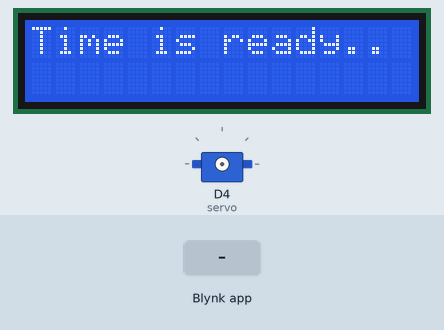
Bench run of a sketch on a simulated ESP8266 (NodeMCU). Shown: 16×2 character LCD, servo. Inputs (shaded band) come from the test bench. WiFi joins after 1.5 s; servers stay silent unless stated; network time is answered at once with the bench clock; the local clock reads 2024-03-15 10:24:30 at power-on unless the sketch sets it; what the sketch prints to the serial monitor is not drawn.

Above: at 1.9 s.
At 6.0 s:
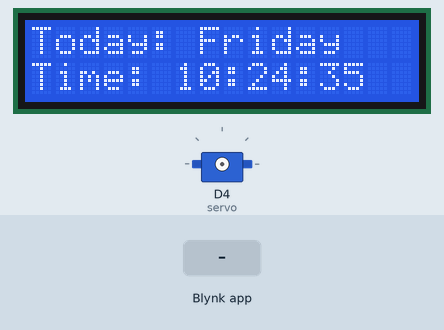
6.1 s: Blynk app writes 1 to V0
At 8.4 s:
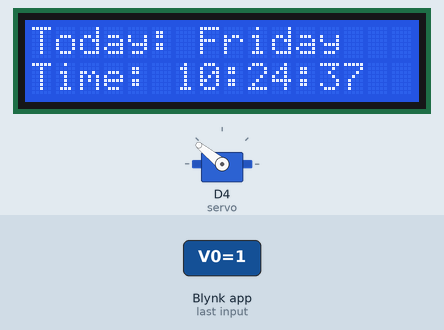
9.8 s: Blynk app writes 0 to V0
At 15.9 s:
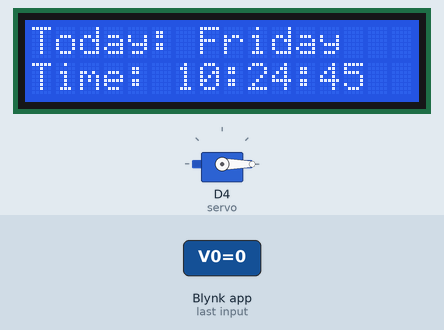
Timing chart, 0 to 17.4 s (numbered marks = the images above; inputs shaded):
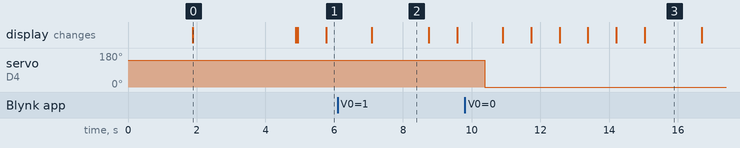

Measured:
- after the input at 9.8 s, servo on D4 (servo): 141° → 0° after 0.58 s
- what the display in image 0 shows lasts 3.0 s, from 1.9 s to 4.9 s
- what the display in image 2 shows lasts 1.6 s, from 7.1 s to 8.7 s

The sketch:

sketch_jun13a.ino
```cpp
#define BLYNK_PRINT Serial
#define BLYNK_TEMPLATE_ID "TMPL6_J6oZTqQ"
#define BLYNK_TEMPLATE_NAME "Batpurev"
#define BLYNK_AUTH_TOKEN "BFbfjxF6N2HDIGnr_OXNYrm0IVctb5za"

#include <ESP8266WiFi.h>
#include <BlynkSimpleEsp8266.h>
#include <LiquidCrystal_I2C.h>
#include <NTPClient.h>
#include <WiFiUdp.h>
#include <Servo.h>

// WiFi credentials
const char *ssid = "iptime";
const char *password = "";
const char *auth = "BFbfjxF6N2HDIGnr_OXNYrm0IVctb5za";

// NTP Client setup
const long offsetTime = 32400;
String days[] = {"Sunday", "Monday", "Tuesday", "Wednesday", "Thursday", "Friday", "Saturday"};
WiFiUDP ntpUDP;
NTPClient timeClient(ntpUDP, "pool.ntp.org", offsetTime);

// LCD setup
LiquidCrystal_I2C lcd(0x27, 16, 2);
WidgetLCD virtualLCD(V1);

// Servo setup
Servo servo;
int lastPosition = 0;
int onnPos = 2000;
int offPos = -2000;

bool displayTime = true;
// LCD display
BLYNK_WRITE(V1) {
  displayTime = param.asInt();
}
// Servo Motor Blynk
BLYNK_WRITE(V0) {
  int value = param.asInt();
  Serial.println(value);

  if (value == 1 && lastPosition != onnPos) {
    servo.attach(D4);
    servo.writeMicroseconds(onnPos);
    delay(500);
    servo.detach();
    lastPosition = onnPos;
  } else if (value == 0 && lastPosition != offPos) {
    servo.attach(D4);
    servo.writeMicroseconds(offPos);
    delay(500);
    servo.detach();
    lastPosition = offPos;
  }
}

void setup() {
  Serial.begin(115200);
  Blynk.begin(auth, ssid, password);

  // Initialize NTP Client
  timeClient.begin();

  // Initialize LCD
  lcd.init();
  lcd.backlight();
  lcd.setCursor(0, 0);
  lcd.print("Time is ready..");
  virtualLCD.print(0, 0, "Time is ready..");
  delay(3000);

  lcd.clear();
  virtualLCD.clear();
}

void loop() {
  Blynk.run();
  if (displayTime) {
    updateTime();
  }
}

void updateTime() {
  timeClient.update();

  String currentDay = days[timeClient.getDay()];
  String currentTime = timeClient.getFormattedTime();

  Serial.print("Today: ");
  Serial.println(currentDay);
  Serial.print("Time: ");
  Serial.println(currentTime);

  lcd.setCursor(0, 0);
  lcd.print("Today: ");
  lcd.print(currentDay);

  lcd.setCursor(0, 1);
  lcd.print("Time: ");
  lcd.print(currentTime);

  virtualLCD.print(0, 0, "Today: ");
  virtualLCD.print(6, 0, currentDay);
  virtualLCD.print(0, 1, "Time: ");
  virtualLCD.print(5, 1, currentTime);

  delay(800);
}
```
